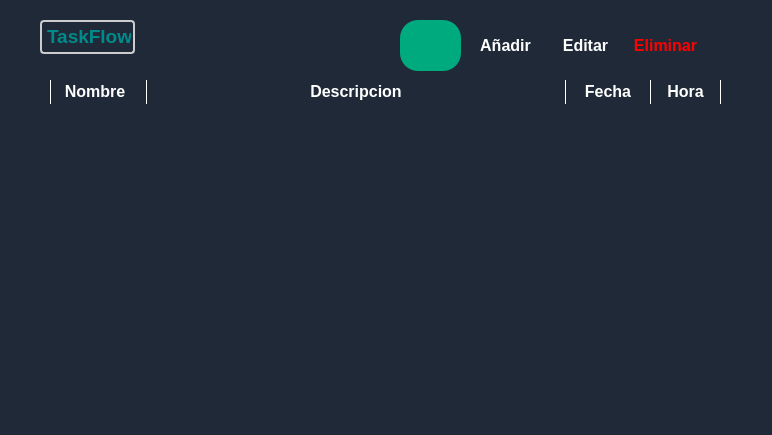
<?xml version="1.0" encoding="UTF-8"?>
<ui version="4.0">
 <class>MainWindow</class>
 <widget class="QMainWindow" name="MainWindow">
  <property name="geometry">
   <rect>
    <x>0</x>
    <y>0</y>
    <width>772</width>
    <height>435</height>
   </rect>
  </property>
  <property name="minimumSize">
   <size>
    <width>772</width>
    <height>435</height>
   </size>
  </property>
  <property name="windowTitle">
   <string>TaskFlow</string>
  </property>
  <property name="windowIcon">
   <iconset resource="../Icons.qrc">
    <normaloff>:/Icons/Images/TaskFlowApp.png</normaloff>:/Icons/Images/TaskFlowApp.png</iconset>
  </property>
  <property name="styleSheet">
   <string notr="true">*{
background-color: rgb(31, 41, 55);color: white;
}
</string>
  </property>
  <widget class="QWidget" name="centralwidget">
   <widget class="QLabel" name="label">
    <property name="geometry">
     <rect>
      <x>40</x>
      <y>20</y>
      <width>95</width>
      <height>34</height>
     </rect>
    </property>
    <property name="styleSheet">
     <string notr="true">color: darkcyan;border: 2px solid #ccc;border-radius:4px;padding:2px;</string>
    </property>
    <property name="text">
     <string>&lt;html&gt;&lt;head/&gt;&lt;body&gt;&lt;p align=&quot;center&quot;&gt;&lt;span style=&quot; font-size:14pt; font-weight:700;&quot;&gt;TaskFlow&lt;/span&gt;&lt;/p&gt;&lt;/body&gt;&lt;/html&gt;</string>
    </property>
   </widget>
   <widget class="QWidget" name="verticalLayoutWidget">
    <property name="geometry">
     <rect>
      <x>10</x>
      <y>120</y>
      <width>711</width>
      <height>21</height>
     </rect>
    </property>
    <layout class="QVBoxLayout" name="verticalLayout">
     <property name="spacing">
      <number>0</number>
     </property>
    </layout>
   </widget>
   <widget class="QWidget" name="layoutWidget">
    <property name="geometry">
     <rect>
      <x>50</x>
      <y>80</y>
      <width>671</width>
      <height>24</height>
     </rect>
    </property>
    <layout class="QHBoxLayout" name="horizontalLayout">
     <item>
      <widget class="QLabel" name="label_2">
       <property name="minimumSize">
        <size>
         <width>90</width>
         <height>0</height>
        </size>
       </property>
       <property name="styleSheet">
        <string notr="true">border-left:1px solid white;</string>
       </property>
       <property name="text">
        <string>&lt;html&gt;&lt;head/&gt;&lt;body&gt;&lt;p align=&quot;center&quot;&gt;&lt;span style=&quot; font-size:12pt; font-weight:700;&quot;&gt;Nombre&lt;/span&gt;&lt;/p&gt;&lt;/body&gt;&lt;/html&gt;</string>
       </property>
      </widget>
     </item>
     <item>
      <widget class="QLabel" name="label_3">
       <property name="minimumSize">
        <size>
         <width>420</width>
         <height>0</height>
        </size>
       </property>
       <property name="styleSheet">
        <string notr="true">border-left:1px solid white;border-right:1px solid white;</string>
       </property>
       <property name="text">
        <string>&lt;html&gt;&lt;head/&gt;&lt;body&gt;&lt;p align=&quot;center&quot;&gt;&lt;span style=&quot; font-size:12pt; font-weight:700;&quot;&gt;Descripcion&lt;/span&gt;&lt;/p&gt;&lt;/body&gt;&lt;/html&gt;</string>
       </property>
      </widget>
     </item>
     <item>
      <widget class="QLabel" name="label_4">
       <property name="text">
        <string>&lt;html&gt;&lt;head/&gt;&lt;body&gt;&lt;p align=&quot;center&quot;&gt;&lt;span style=&quot; font-size:12pt; font-weight:700;&quot;&gt;Fecha&lt;/span&gt;&lt;/p&gt;&lt;/body&gt;&lt;/html&gt;</string>
       </property>
      </widget>
     </item>
     <item>
      <widget class="QLabel" name="label_5">
       <property name="styleSheet">
        <string notr="true">border-left:1px solid white;border-right:1px solid white;</string>
       </property>
       <property name="text">
        <string>&lt;html&gt;&lt;head/&gt;&lt;body&gt;&lt;p align=&quot;center&quot;&gt;&lt;span style=&quot; font-size:12pt; font-weight:700;&quot;&gt;Hora&lt;/span&gt;&lt;/p&gt;&lt;/body&gt;&lt;/html&gt;</string>
       </property>
      </widget>
     </item>
    </layout>
   </widget>
   <widget class="QPushButton" name="pushButton">
    <property name="geometry">
     <rect>
      <x>470</x>
      <y>30</y>
      <width>71</width>
      <height>30</height>
     </rect>
    </property>
    <property name="styleSheet">
     <string notr="true">#pushButton{
	color: white;
	border: none;
	background: none;
	font-weight: bold;
	font-size: 12pt;
	padding: 4px 4px 4px 4px;
}
#pushButton:hover{
	background-color:darkcyan;
	color: white;
	border: 2px solid darkcyan;
	border-radius: 4px;
}
</string>
    </property>
    <property name="text">
     <string>Añadir</string>
    </property>
   </widget>
   <widget class="QPushButton" name="pushButton_2">
    <property name="geometry">
     <rect>
      <x>550</x>
      <y>30</y>
      <width>71</width>
      <height>30</height>
     </rect>
    </property>
    <property name="styleSheet">
     <string notr="true">#pushButton_2{
	color:white;
	border: none;
	background: none;
	font-weight: bold;
	font-size: 12pt;
	padding: 4px 4px 4px 4px;
}
#pushButton_2:hover{
	background-color:darkcyan;
	color: white;
	border: 2px solid darkcyan;
	border-radius: 4px;
}
</string>
    </property>
    <property name="text">
     <string>Editar</string>
    </property>
   </widget>
   <widget class="QPushButton" name="pushButton_3">
    <property name="geometry">
     <rect>
      <x>630</x>
      <y>30</y>
      <width>71</width>
      <height>30</height>
     </rect>
    </property>
    <property name="styleSheet">
     <string notr="true">#pushButton_3{
	color:red;
	border: none;
	background: none;
	font-weight: bold;
	font-size: 12pt;
	padding: 4px 4px 4px 4px;
}
#pushButton_3:hover{
	background-color:darkcyan;
	color: white;
	border: 2px solid darkcyan;
	border-radius: 4px;
}
</string>
    </property>
    <property name="text">
     <string>Eliminar</string>
    </property>
   </widget>
   <widget class="QLabel" name="label_6">
    <property name="geometry">
     <rect>
      <x>210</x>
      <y>40</y>
      <width>241</width>
      <height>16</height>
     </rect>
    </property>
    <property name="styleSheet">
     <string notr="true">color:red;</string>
    </property>
    <property name="text">
     <string/>
    </property>
   </widget>
   <widget class="QPushButton" name="pushButton_4">
    <property name="geometry">
     <rect>
      <x>400</x>
      <y>20</y>
      <width>61</width>
      <height>51</height>
     </rect>
    </property>
    <property name="styleSheet">
     <string notr="true">*{
background-color:rgb(0, 170, 127);border-radius: 18px;
border-image: url(:/Icons/Images/GPT_3.png);
}
#pushButton_4:hover{
background-color: rgb(0, 85, 0);
}</string>
    </property>
    <property name="text">
     <string/>
    </property>
   </widget>
  </widget>
  <widget class="QMenuBar" name="menubar">
   <property name="geometry">
    <rect>
     <x>0</x>
     <y>0</y>
     <width>772</width>
     <height>22</height>
    </rect>
   </property>
  </widget>
  <widget class="QStatusBar" name="statusbar"/>
 </widget>
 <resources>
  <include location="../Icons.qrc"/>
 </resources>
 <connections/>
</ui>
